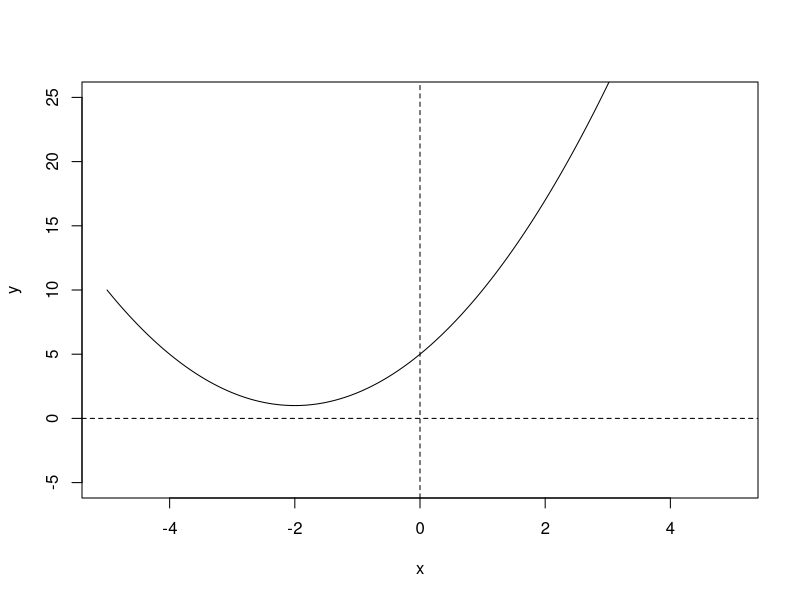
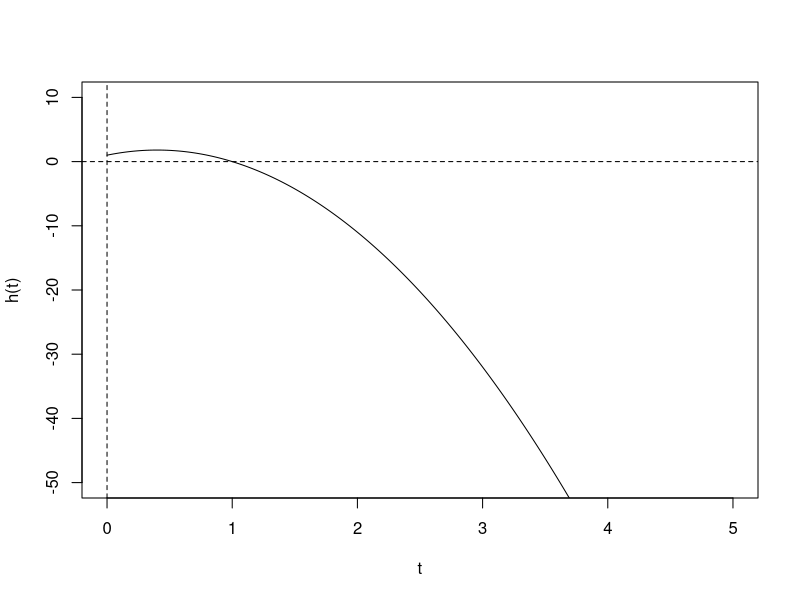
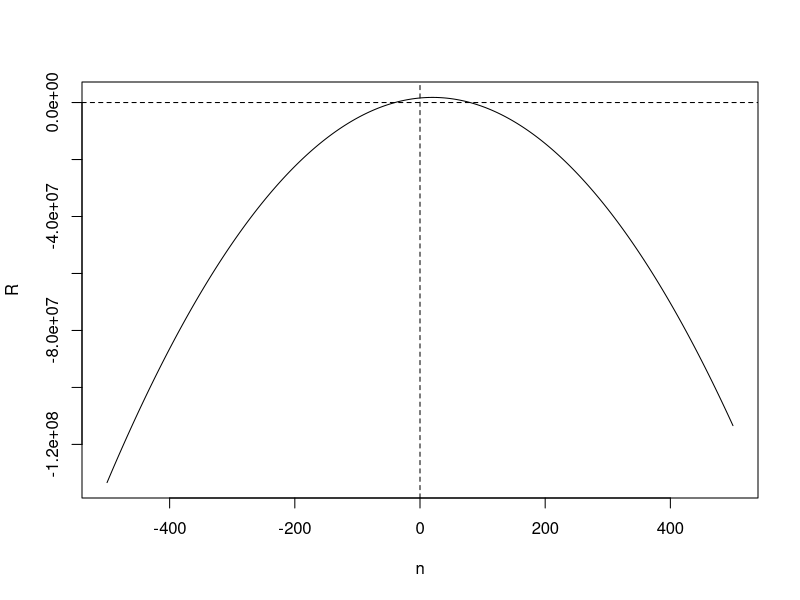
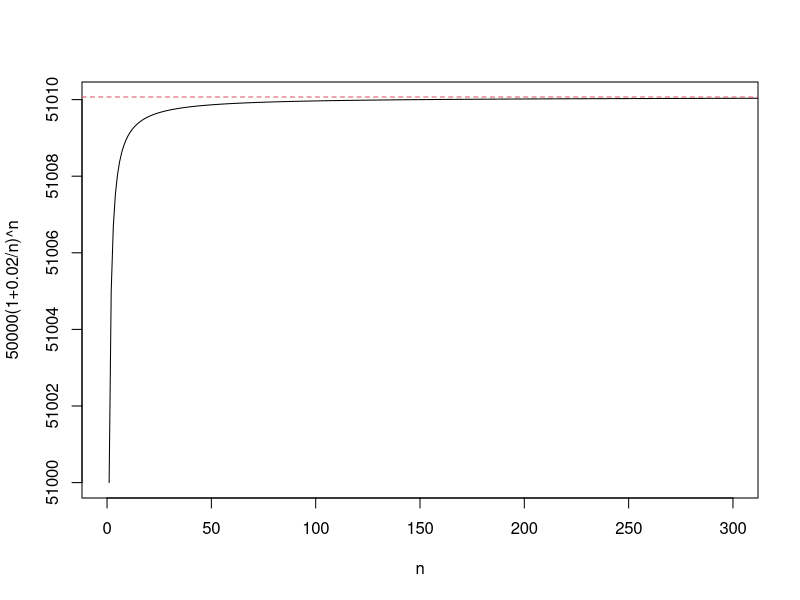
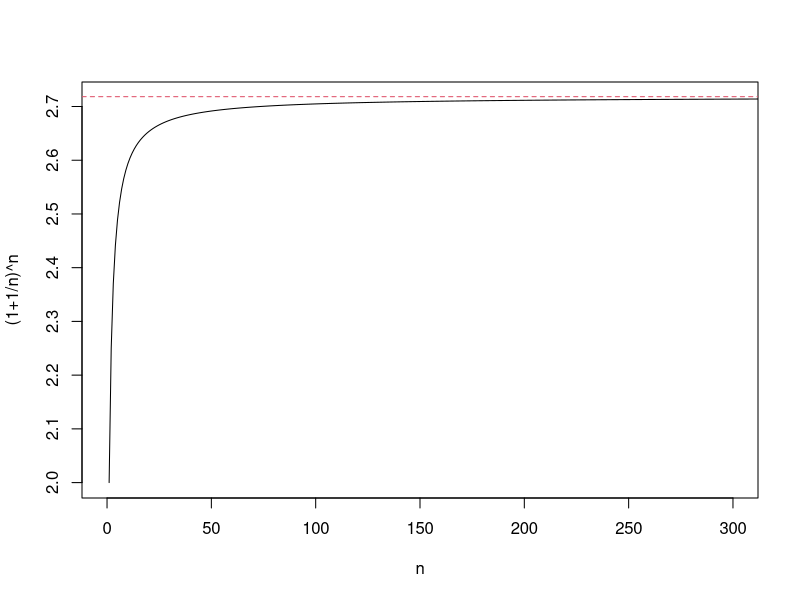
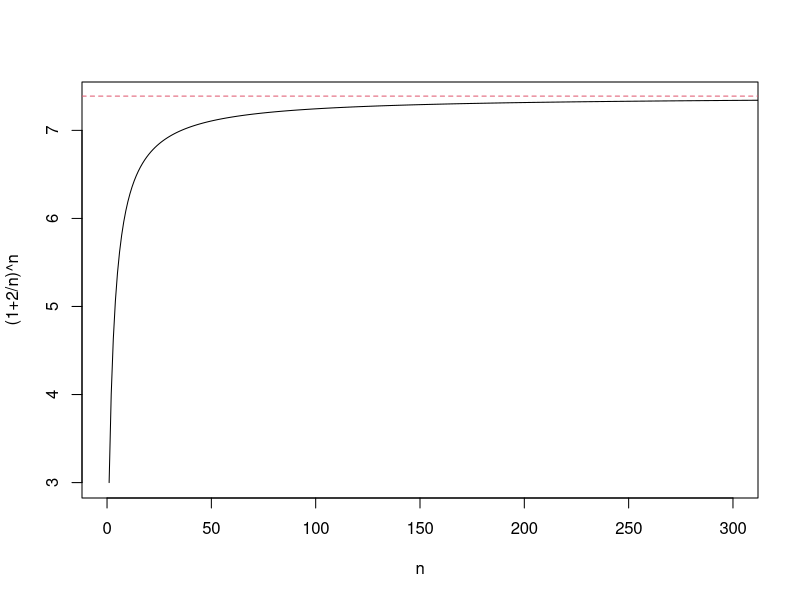
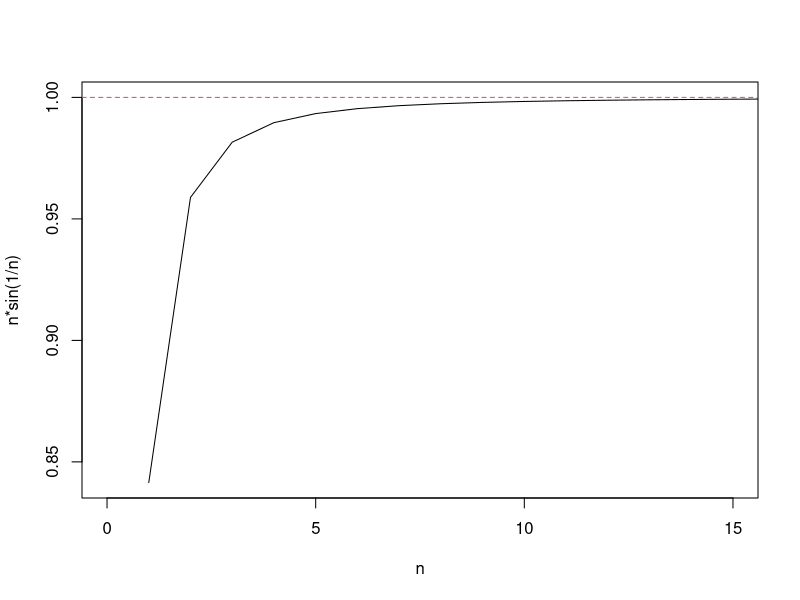
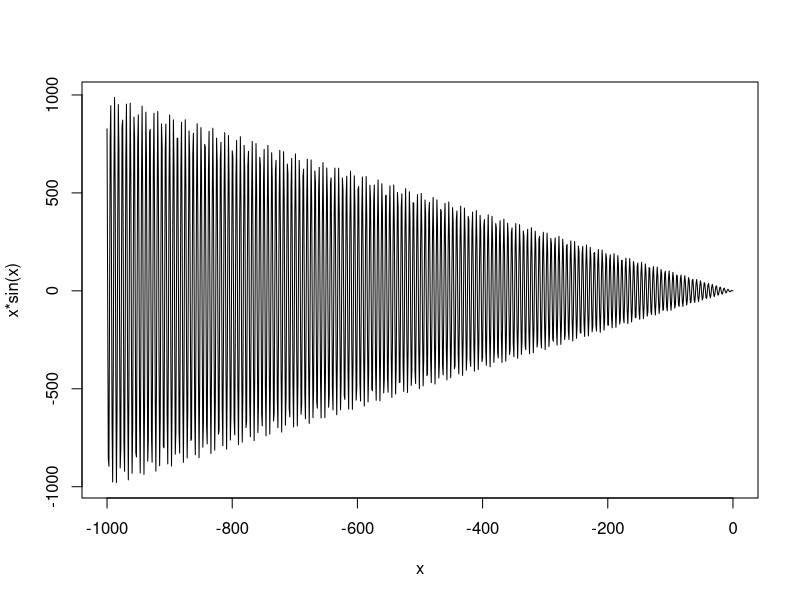

Recreate these plots in R, in order.
## ---- chunk 1
knitr::opts_chunk$set(fig.pos = "!H", out.extra = "")
## ---- chunk 2
y<-function(x) x^2+4*x+5

x = pretty(c(-5,5),3000)

plot(x,y(x),type = "l",xlab="x",ylab="y", ylim = c(-5,25) )
abline(v=0,lty=2)
abline(h=0,lty=2)
## ---- chunk 3
y<-function(t) 1+4*t-5*t^2

t = pretty(c(0,5),3000)

plot(t,y(t),type = "l",xlab="t",ylab="h(t)", ylim = c(-50,10) )
abline(v=0,lty=2)
abline(h=0,lty=2)
## ---- chunk 4
y<-function(n) -500*n^2+20000*n+1600000

n = pretty(c(-500,500),3000)

plot(n,y(n),type = "l",xlab="n",ylab="R" )
abline(v=0,lty=2)
abline(h=0,lty=2)
## ---- chunk 5

n = c(1:1000)              

a_n = 50000*(1+ 0.02/n)^n

plot(n,a_n,type='l',xlab='n',ylab='50000(1+0.02/n)^n',xlim=c(0,300)) 
abline(h=50000*exp(0.02),lty=2,col=2)  #画图

 

## ---- chunk 6

n = c(1:1000)              

a_n = (1+ 1/n)^n

plot(n,a_n,type='l',xlab='n',ylab='(1+1/n)^n',xlim=c(0,300))   #画图
abline(h=exp(1),lty=2,col=2)
 

## ---- chunk 7

n = c(1:1000)              

a_n = (1+ 2/n)^n

plot(n,a_n,type='l',xlab='n',ylab='(1+2/n)^n',xlim=c(0,300))   #画图
abline(h=exp(2),lty=2,col=2)
 

## ---- chunk 8

n = c(1:1000)              

a_n = n*sin(1/n)

plot(n,a_n,type='l',xlab='n',ylab='n*sin(1/n)',xlim=c(0,15))    #画图
abline(h=1,lty=2,col=2)
 

## ---- chunk 9

x = c(-1000:0)                    

a_n = x*sin(x)

plot(x,a_n,type='l',xlab='x',ylab='x*sin(x)') #画图

## ---- chunk 10

t = c(0:1000)               

P = 35000+10000/(t+2)^2

plot(t,P,type='l',xlab='t',ylab='P',xlim=c(0,30)) #画图
abline(h=35000,lty=2,col=2)
 

## ---- chunk 11

x = c(0:1000)               

y = sqrt(x+1)-sqrt(x)

plot(x,y,type='l',xlab='x',ylab='f(x)',xlim=c(0,1000))    #画图
abline(h=0,lty=2,col=2)
 

## ---- chunk 12

x = c(0:1000)               

y = sqrt(x^2+x)-x

plot(x,y,type='l',xlab='x',ylab='f(x)',xlim=c(0,30))    #画图
abline(h=0.5,lty=2,col=2)
## ---- chunk 13

x = c(0:1000)               

y = x^99/2^x

plot(x,y,type='l',xlab='x',ylab='f(x)',xlim=c(0,800))    #画图
abline(h=0,lty=2,col=2)
## ---- chunk 14

x = c(0:1000) 
x=x/1000

y = 1/(x^0.5)

plot(x,y,type='l',xlab='x',ylab='1/(x^0.5)') #画图
abline(v=0,lty=2,col=2)
 

## ---- chunk 15

x = c(-2000:0)               
x=x/1000
y = 2-3^(1/x)

plot(x,y,type='l',xlab='x',ylab='1/(x^0.5)',ylim = c(0,2),xlim=c(-2,0)) #画图
abline(v=0,lty=2,col=2)
abline(h=2,lty=2,col=2)

## ---- chunk 16
fun1 <- function(x){
  x^2
}
fun2 <- function(x){
  x-x+1
}
fun3 <- function(x){
  1/x
}
curve(fun1, 0, 1, xlim = c(0,5), ylim = c(0,2))
curve(fun2, 1, 2, add = T)
curve(fun3, 2, 5, add = T)
abline(h=0,v=0,lty=2,col="darkgray")
points(1,1,col="red",pch=19)
points(2,1,col="red")
points(2,0.5,col="red",pch=19)
text(1,1.15,expression("(1,1)"),col="red")
text(2,1.15,expression("(2,1)"),col="red")
text(2,0.35,expression("(2,0.5)"),col="red")
